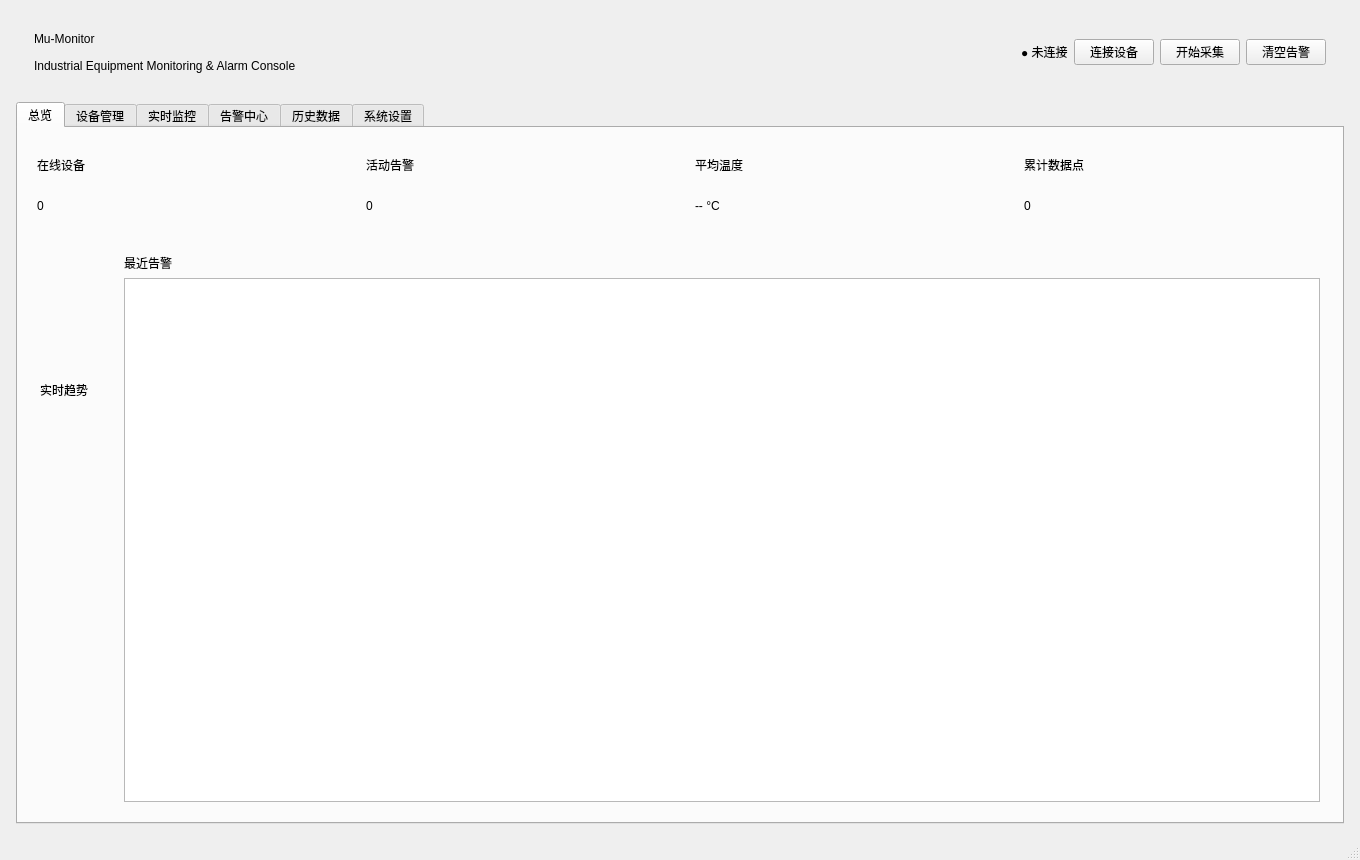
<?xml version="1.0" encoding="UTF-8"?>
<ui version="4.0">
 <class>MainWindow</class>
 <widget class="QMainWindow" name="MainWindow">
  <property name="geometry"><rect><x>0</x><y>0</y><width>1360</width><height>860</height></rect></property>
  <property name="minimumSize"><size><width>1180</width><height>720</height></size></property>
  <property name="windowTitle"><string>Mu-Monitor</string></property>
  <widget class="QWidget" name="centralwidget">
   <layout class="QVBoxLayout" name="rootLayout">
    <property name="leftMargin"><number>16</number></property>
    <property name="topMargin"><number>14</number></property>
    <property name="rightMargin"><number>16</number></property>
    <property name="bottomMargin"><number>14</number></property>
    <property name="spacing"><number>12</number></property>
    <item>
     <widget class="QFrame" name="headerFrame">
      <property name="minimumSize"><size><width>0</width><height>76</height></size></property>
      <property name="frameShape"><enum>QFrame::NoFrame</enum></property>
      <layout class="QHBoxLayout" name="headerLayout">
       <property name="leftMargin"><number>18</number></property>
       <property name="topMargin"><number>12</number></property>
       <property name="rightMargin"><number>18</number></property>
       <property name="bottomMargin"><number>12</number></property>
       <item>
        <layout class="QVBoxLayout" name="titleLayout">
         <property name="spacing"><number>2</number></property>
         <item><widget class="QLabel" name="appTitle"><property name="text"><string>Mu-Monitor</string></property></widget></item>
         <item><widget class="QLabel" name="appSubtitle"><property name="text"><string>Industrial Equipment Monitoring &amp; Alarm Console</string></property></widget></item>
        </layout>
       </item>
       <item><spacer name="headerSpacer"><property name="orientation"><enum>Qt::Horizontal</enum></property><property name="sizeHint" stdset="0"><size><width>40</width><height>20</height></size></property></spacer></item>
       <item><widget class="QLabel" name="connectionStatusLabel"><property name="text"><string>● 未连接</string></property></widget></item>
       <item><widget class="QPushButton" name="connectButton"><property name="text"><string>连接设备</string></property></widget></item>
       <item><widget class="QPushButton" name="startButton"><property name="text"><string>开始采集</string></property></widget></item>
       <item><widget class="QPushButton" name="clearAlarmButton"><property name="text"><string>清空告警</string></property></widget></item>
      </layout>
     </widget>
    </item>
    <item>
     <widget class="QTabWidget" name="mainTabs">
      <property name="currentIndex"><number>0</number></property>
      <widget class="QWidget" name="overviewTab">
       <attribute name="title"><string>总览</string></attribute>
       <layout class="QVBoxLayout" name="overviewLayout">
        <property name="leftMargin"><number>10</number></property><property name="topMargin"><number>10</number></property><property name="rightMargin"><number>10</number></property><property name="bottomMargin"><number>10</number></property><property name="spacing"><number>12</number></property>
        <item><layout class="QHBoxLayout" name="kpiLayout"><property name="spacing"><number>12</number></property>
          <item><widget class="QFrame" name="onlineDevicesCard"><property name="card" stdset="0"><bool>true</bool></property><property name="minimumSize"><size><width>150</width><height>94</height></size></property><layout class="QVBoxLayout" name="onlineDevicesLayout"><item><widget class="QLabel" name="onlineDevicesTitle"><property name="text"><string>在线设备</string></property></widget></item><item><widget class="QLabel" name="onlineDevicesValue"><property name="text"><string>0</string></property></widget></item></layout></widget></item>
          <item><widget class="QFrame" name="activeAlarmsCard"><property name="card" stdset="0"><bool>true</bool></property><property name="minimumSize"><size><width>150</width><height>94</height></size></property><layout class="QVBoxLayout" name="activeAlarmsLayout"><item><widget class="QLabel" name="activeAlarmsTitle"><property name="text"><string>活动告警</string></property></widget></item><item><widget class="QLabel" name="activeAlarmsValue"><property name="text"><string>0</string></property></widget></item></layout></widget></item>
          <item><widget class="QFrame" name="avgTemperatureCard"><property name="card" stdset="0"><bool>true</bool></property><property name="minimumSize"><size><width>150</width><height>94</height></size></property><layout class="QVBoxLayout" name="avgTemperatureLayout"><item><widget class="QLabel" name="avgTemperatureTitle"><property name="text"><string>平均温度</string></property></widget></item><item><widget class="QLabel" name="avgTemperatureValue"><property name="text"><string>-- °C</string></property></widget></item></layout></widget></item>
          <item><widget class="QFrame" name="dataPointsCard"><property name="card" stdset="0"><bool>true</bool></property><property name="minimumSize"><size><width>150</width><height>94</height></size></property><layout class="QVBoxLayout" name="dataPointsLayout"><item><widget class="QLabel" name="dataPointsTitle"><property name="text"><string>累计数据点</string></property></widget></item><item><widget class="QLabel" name="dataPointsValue"><property name="text"><string>0</string></property></widget></item></layout></widget></item>
        </layout></item>
        <item><layout class="QHBoxLayout" name="overviewLowerLayout"><property name="spacing"><number>12</number></property>
          <item><widget class="QFrame" name="trendPanel"><property name="frameShape"><enum>QFrame::NoFrame</enum></property><layout class="QVBoxLayout" name="trendLayout"><property name="leftMargin"><number>12</number></property><property name="topMargin"><number>10</number></property><property name="rightMargin"><number>12</number></property><property name="bottomMargin"><number>10</number></property><item><widget class="QLabel" name="trendTitle"><property name="text"><string>实时趋势</string></property></widget></item><item><widget class="QWidget" name="trendChartPlaceholder"><property name="minimumSize"><size><width>0</width><height>250</height></size></property></widget></item></layout></widget></item>
          <item><widget class="QFrame" name="overviewAlarmPanel"><property name="frameShape"><enum>QFrame::NoFrame</enum></property><property name="minimumSize"><size><width>280</width><height>0</height></size></property><layout class="QVBoxLayout" name="overviewAlarmLayout"><property name="leftMargin"><number>12</number></property><property name="topMargin"><number>10</number></property><property name="rightMargin"><number>12</number></property><property name="bottomMargin"><number>10</number></property><item><widget class="QLabel" name="overviewAlarmTitle"><property name="text"><string>最近告警</string></property></widget></item><item><widget class="QListWidget" name="overviewAlarmList"/></item></layout></widget></item>
        </layout></item>
       </layout>
      </widget>
      <widget class="QWidget" name="devicesTab"><attribute name="title"><string>设备管理</string></attribute><layout class="QHBoxLayout" name="devicesTabLayout"><property name="leftMargin"><number>10</number></property><property name="topMargin"><number>10</number></property><property name="rightMargin"><number>10</number></property><property name="bottomMargin"><number>10</number></property><property name="spacing"><number>12</number></property><item><widget class="QFrame" name="devicePanel"><property name="minimumSize"><size><width>260</width><height>0</height></size></property><property name="maximumSize"><size><width>320</width><height>16777215</height></size></property><property name="frameShape"><enum>QFrame::NoFrame</enum></property><layout class="QVBoxLayout" name="deviceLayout"><property name="leftMargin"><number>12</number></property><property name="topMargin"><number>12</number></property><property name="rightMargin"><number>12</number></property><property name="bottomMargin"><number>12</number></property><property name="spacing"><number>8</number></property><item><widget class="QLabel" name="deviceTitle"><property name="text"><string>设备列表</string></property></widget></item><item><widget class="QListWidget" name="deviceList"/></item></layout></widget></item><item><widget class="QFrame" name="deviceDetailPanel"><property name="frameShape"><enum>QFrame::NoFrame</enum></property><layout class="QVBoxLayout" name="deviceDetailLayout"><property name="leftMargin"><number>16</number></property><property name="topMargin"><number>16</number></property><property name="rightMargin"><number>16</number></property><property name="bottomMargin"><number>16</number></property><property name="spacing"><number>10</number></property><item><widget class="QLabel" name="deviceDetailTitle"><property name="text"><string>设备详情</string></property></widget></item><item><widget class="QLabel" name="deviceDetailHint"><property name="text"><string>选择左侧设备后，可在此配置地址、端口、协议和采集周期。</string></property><property name="wordWrap"><bool>true</bool></property></widget></item><item><spacer name="deviceDetailSpacer"><property name="orientation"><enum>Qt::Vertical</enum></property><property name="sizeHint" stdset="0"><size><width>20</width><height>40</height></size></property></spacer></item></layout></widget></item></layout></widget>
      <widget class="QWidget" name="monitorTab"><attribute name="title"><string>实时监控</string></attribute><layout class="QVBoxLayout" name="monitorLayout"><property name="leftMargin"><number>10</number></property><property name="topMargin"><number>10</number></property><property name="rightMargin"><number>10</number></property><property name="bottomMargin"><number>10</number></property><property name="spacing"><number>12</number></property><item><widget class="QFrame" name="tablePanel"><property name="frameShape"><enum>QFrame::NoFrame</enum></property><layout class="QVBoxLayout" name="tableLayout"><property name="leftMargin"><number>12</number></property><property name="topMargin"><number>10</number></property><property name="rightMargin"><number>12</number></property><property name="bottomMargin"><number>10</number></property><item><widget class="QLabel" name="tableTitle"><property name="text"><string>设备实时数据</string></property></widget></item><item><widget class="QTableView" name="telemetryTable"><property name="alternatingRowColors"><bool>true</bool></property><property name="selectionBehavior"><enum>QAbstractItemView::SelectRows</enum></property></widget></item></layout></widget></item></layout></widget>
      <widget class="QWidget" name="alarmTab"><attribute name="title"><string>告警中心</string></attribute><layout class="QVBoxLayout" name="alarmTabLayout"><property name="leftMargin"><number>10</number></property><property name="topMargin"><number>10</number></property><property name="rightMargin"><number>10</number></property><property name="bottomMargin"><number>10</number></property><property name="spacing"><number>12</number></property><item><widget class="QFrame" name="alarmPanel"><property name="frameShape"><enum>QFrame::NoFrame</enum></property><layout class="QVBoxLayout" name="alarmLayout"><property name="leftMargin"><number>12</number></property><property name="topMargin"><number>10</number></property><property name="rightMargin"><number>12</number></property><property name="bottomMargin"><number>10</number></property><property name="spacing"><number>8</number></property><item><widget class="QLabel" name="alarmTitle"><property name="text"><string>告警记录</string></property></widget></item><item><widget class="QListWidget" name="alarmList"/></item></layout></widget></item></layout></widget>
      <widget class="QWidget" name="historyTab"><attribute name="title"><string>历史数据</string></attribute><layout class="QVBoxLayout" name="historyLayout"><property name="leftMargin"><number>10</number></property><property name="topMargin"><number>10</number></property><property name="rightMargin"><number>10</number></property><property name="bottomMargin"><number>10</number></property><property name="spacing"><number>12</number></property><item><widget class="QFrame" name="historyPanel"><property name="frameShape"><enum>QFrame::NoFrame</enum></property><layout class="QVBoxLayout" name="historyPanelLayout"><property name="leftMargin"><number>14</number></property><property name="topMargin"><number>14</number></property><property name="rightMargin"><number>14</number></property><property name="bottomMargin"><number>14</number></property><item><widget class="QLabel" name="historyTitle"><property name="text"><string>历史数据查询</string></property></widget></item><item><widget class="QLabel" name="historyHint"><property name="text"><string>SQLite 接入后，这里将支持按设备、时间范围和告警等级查询历史数据。</string></property><property name="wordWrap"><bool>true</bool></property></widget></item></layout></widget></item></layout></widget>
      <widget class="QWidget" name="settingsTab"><attribute name="title"><string>系统设置</string></attribute><layout class="QVBoxLayout" name="settingsLayout"><property name="leftMargin"><number>10</number></property><property name="topMargin"><number>10</number></property><property name="rightMargin"><number>10</number></property><property name="bottomMargin"><number>10</number></property><property name="spacing"><number>12</number></property><item><widget class="QFrame" name="settingsPanel"><property name="frameShape"><enum>QFrame::NoFrame</enum></property><layout class="QVBoxLayout" name="settingsPanelLayout"><property name="leftMargin"><number>16</number></property><property name="topMargin"><number>16</number></property><property name="rightMargin"><number>16</number></property><property name="bottomMargin"><number>16</number></property><item><widget class="QLabel" name="settingsTitle"><property name="text"><string>连接与采集设置</string></property></widget></item><item><widget class="QLabel" name="settingsHint"><property name="text"><string>后续用于配置 TCP、Modbus、MQTT、采集周期和数据库路径。</string></property><property name="wordWrap"><bool>true</bool></property></widget></item><item><spacer name="settingsSpacer"><property name="orientation"><enum>Qt::Vertical</enum></property><property name="sizeHint" stdset="0"><size><width>20</width><height>40</height></size></property></spacer></item></layout></widget></item></layout></widget>
     </widget>
    </item>
   </layout>
  </widget>
  <widget class="QStatusBar" name="statusbar"/>
 </widget>
 <resources/>
 <connections/>
</ui>
